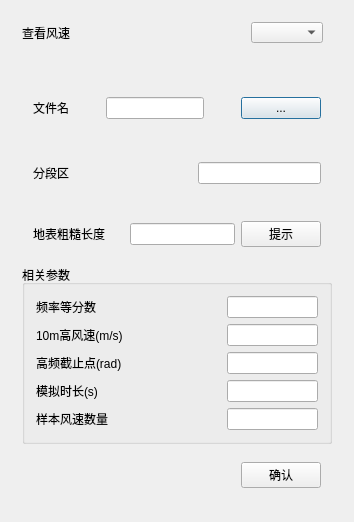
<?xml version="1.0" encoding="UTF-8"?>
<ui version="4.0">
 <class>RandomWindClass</class>
 <widget class="QDialog" name="RandomWindClass">
  <property name="geometry">
   <rect>
    <x>0</x>
    <y>0</y>
    <width>354</width>
    <height>522</height>
   </rect>
  </property>
  <property name="windowTitle">
   <string>RandomWind</string>
  </property>
  <widget class="QWidget" name="widget_5" native="true">
   <property name="geometry">
    <rect>
     <x>11</x>
     <y>11</y>
     <width>323</width>
     <height>43</height>
    </rect>
   </property>
   <property name="maximumSize">
    <size>
     <width>16777215</width>
     <height>50</height>
    </size>
   </property>
   <layout class="QHBoxLayout" name="horizontalLayout_3">
    <item>
     <widget class="QLabel" name="label_2">
      <property name="text">
       <string>查看风速</string>
      </property>
     </widget>
    </item>
    <item>
     <spacer name="horizontalSpacer_3">
      <property name="orientation">
       <enum>Qt::Horizontal</enum>
      </property>
      <property name="sizeHint" stdset="0">
       <size>
        <width>140</width>
        <height>20</height>
       </size>
      </property>
     </spacer>
    </item>
    <item>
     <widget class="QComboBox" name="NodeV_com"/>
    </item>
   </layout>
  </widget>
  <widget class="QWidget" name="widget_3" native="true">
   <property name="geometry">
    <rect>
     <x>11</x>
     <y>68</y>
     <width>332</width>
     <height>443</height>
    </rect>
   </property>
   <layout class="QVBoxLayout" name="verticalLayout">
    <item>
     <widget class="QWidget" name="widget_6" native="true">
      <property name="maximumSize">
       <size>
        <width>16777215</width>
        <height>100</height>
       </size>
      </property>
      <layout class="QGridLayout" name="gridLayout_5">
       <item row="0" column="2">
        <widget class="QLineEdit" name="lineEdit_fileName"/>
       </item>
       <item row="0" column="0">
        <widget class="QLabel" name="label_5">
         <property name="text">
          <string>文件名</string>
         </property>
        </widget>
       </item>
       <item row="0" column="4">
        <widget class="QPushButton" name="btn_fileName">
         <property name="text">
          <string>...</string>
         </property>
        </widget>
       </item>
       <item row="0" column="1">
        <spacer name="horizontalSpacer_6">
         <property name="orientation">
          <enum>Qt::Horizontal</enum>
         </property>
         <property name="sizeHint" stdset="0">
          <size>
           <width>40</width>
           <height>20</height>
          </size>
         </property>
        </spacer>
       </item>
       <item row="0" column="3">
        <spacer name="horizontalSpacer_2">
         <property name="orientation">
          <enum>Qt::Horizontal</enum>
         </property>
         <property name="sizeHint" stdset="0">
          <size>
           <width>40</width>
           <height>20</height>
          </size>
         </property>
        </spacer>
       </item>
      </layout>
     </widget>
    </item>
    <item>
     <widget class="QWidget" name="widget" native="true">
      <property name="maximumSize">
       <size>
        <width>16777215</width>
        <height>100</height>
       </size>
      </property>
      <layout class="QGridLayout" name="gridLayout_4">
       <item row="0" column="2">
        <widget class="QLineEdit" name="lineEdit_segment"/>
       </item>
       <item row="0" column="0">
        <widget class="QLabel" name="label_4">
         <property name="text">
          <string>分段区</string>
         </property>
        </widget>
       </item>
       <item row="0" column="1">
        <spacer name="horizontalSpacer_4">
         <property name="orientation">
          <enum>Qt::Horizontal</enum>
         </property>
         <property name="sizeHint" stdset="0">
          <size>
           <width>40</width>
           <height>20</height>
          </size>
         </property>
        </spacer>
       </item>
      </layout>
     </widget>
    </item>
    <item>
     <widget class="QWidget" name="widget_2" native="true">
      <property name="maximumSize">
       <size>
        <width>16777215</width>
        <height>50</height>
       </size>
      </property>
      <layout class="QGridLayout" name="gridLayout_2">
       <item row="0" column="1">
        <spacer name="horizontalSpacer">
         <property name="orientation">
          <enum>Qt::Horizontal</enum>
         </property>
         <property name="sizeHint" stdset="0">
          <size>
           <width>22</width>
           <height>20</height>
          </size>
         </property>
        </spacer>
       </item>
       <item row="0" column="0">
        <widget class="QLabel" name="label_12">
         <property name="text">
          <string>地表粗糙长度</string>
         </property>
        </widget>
       </item>
       <item row="0" column="2">
        <widget class="QLineEdit" name="z0_edi"/>
       </item>
       <item row="0" column="3">
        <widget class="QPushButton" name="pushButton_3">
         <property name="text">
          <string>提示</string>
         </property>
        </widget>
       </item>
      </layout>
     </widget>
    </item>
    <item>
     <widget class="QGroupBox" name="groupBox">
      <property name="title">
       <string>相关参数</string>
      </property>
      <layout class="QGridLayout" name="gridLayout_3">
       <item row="2" column="2" colspan="2">
        <spacer name="horizontalSpacer_9">
         <property name="orientation">
          <enum>Qt::Horizontal</enum>
         </property>
         <property name="sizeHint" stdset="0">
          <size>
           <width>70</width>
           <height>20</height>
          </size>
         </property>
        </spacer>
       </item>
       <item row="4" column="4">
        <widget class="QLineEdit" name="Time_edi">
         <property name="maximumSize">
          <size>
           <width>100</width>
           <height>16777215</height>
          </size>
         </property>
        </widget>
       </item>
       <item row="2" column="0" colspan="2">
        <widget class="QLabel" name="label_14">
         <property name="text">
          <string>高频截止点(rad)</string>
         </property>
        </widget>
       </item>
       <item row="0" column="0">
        <widget class="QLabel" name="label_13">
         <property name="text">
          <string>频率等分数</string>
         </property>
        </widget>
       </item>
       <item row="4" column="3">
        <spacer name="horizontalSpacer_10">
         <property name="orientation">
          <enum>Qt::Horizontal</enum>
         </property>
         <property name="sizeHint" stdset="0">
          <size>
           <width>66</width>
           <height>20</height>
          </size>
         </property>
        </spacer>
       </item>
       <item row="2" column="4">
        <widget class="QLineEdit" name="CutOff_edi">
         <property name="maximumSize">
          <size>
           <width>100</width>
           <height>16777215</height>
          </size>
         </property>
        </widget>
       </item>
       <item row="4" column="0">
        <widget class="QLabel" name="label_15">
         <property name="text">
          <string>模拟时长(s)</string>
         </property>
        </widget>
       </item>
       <item row="0" column="1" colspan="3">
        <spacer name="horizontalSpacer_8">
         <property name="orientation">
          <enum>Qt::Horizontal</enum>
         </property>
         <property name="sizeHint" stdset="0">
          <size>
           <width>95</width>
           <height>20</height>
          </size>
         </property>
        </spacer>
       </item>
       <item row="5" column="3">
        <spacer name="horizontalSpacer_17">
         <property name="orientation">
          <enum>Qt::Horizontal</enum>
         </property>
         <property name="sizeHint" stdset="0">
          <size>
           <width>89</width>
           <height>15</height>
          </size>
         </property>
        </spacer>
       </item>
       <item row="5" column="0">
        <widget class="QLabel" name="label_23">
         <property name="text">
          <string>样本风速数量</string>
         </property>
        </widget>
       </item>
       <item row="5" column="4">
        <widget class="QLineEdit" name="M_edi">
         <property name="maximumSize">
          <size>
           <width>100</width>
           <height>16777215</height>
          </size>
         </property>
        </widget>
       </item>
       <item row="0" column="4">
        <widget class="QLineEdit" name="N_edi">
         <property name="maximumSize">
          <size>
           <width>100</width>
           <height>16777215</height>
          </size>
         </property>
        </widget>
       </item>
       <item row="1" column="0">
        <widget class="QLabel" name="label_3">
         <property name="text">
          <string>10m高风速(m/s)</string>
         </property>
        </widget>
       </item>
       <item row="1" column="3">
        <spacer name="horizontalSpacer_5">
         <property name="orientation">
          <enum>Qt::Horizontal</enum>
         </property>
         <property name="sizeHint" stdset="0">
          <size>
           <width>40</width>
           <height>20</height>
          </size>
         </property>
        </spacer>
       </item>
       <item row="1" column="4">
        <widget class="QLineEdit" name="V10_edi">
         <property name="maximumSize">
          <size>
           <width>100</width>
           <height>16777215</height>
          </size>
         </property>
        </widget>
       </item>
      </layout>
     </widget>
    </item>
    <item>
     <widget class="QWidget" name="widget_4" native="true">
      <property name="maximumSize">
       <size>
        <width>16777215</width>
        <height>50</height>
       </size>
      </property>
      <layout class="QHBoxLayout" name="horizontalLayout">
       <item>
        <spacer name="horizontalSpacer_18">
         <property name="orientation">
          <enum>Qt::Horizontal</enum>
         </property>
         <property name="sizeHint" stdset="0">
          <size>
           <width>179</width>
           <height>20</height>
          </size>
         </property>
        </spacer>
       </item>
       <item>
        <widget class="QPushButton" name="ok_btn">
         <property name="maximumSize">
          <size>
           <width>100</width>
           <height>16777215</height>
          </size>
         </property>
         <property name="text">
          <string>确认</string>
         </property>
        </widget>
       </item>
      </layout>
     </widget>
    </item>
   </layout>
  </widget>
 </widget>
 <layoutdefault spacing="6" margin="11"/>
 <resources/>
 <connections/>
</ui>
